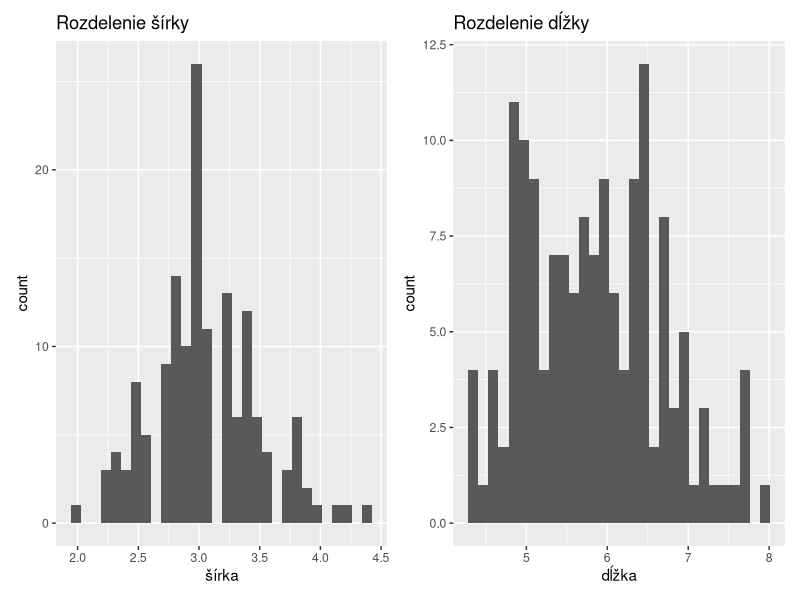

Write the R code that produced this figure. (Note: this script raises an error after producing the figure.)
install.packages("dplyr")
install.packages("ggplot2")
install.packages("patchwork")

library(dplyr)
library(ggplot2)
library(patchwork)

# Úloha 1: Načítanie údajov a premenovanie stĺpcov
dat <- datasets::iris %>%
    rename(šírka = Sepal.Width, dĺžka = Sepal.Length)



# Úloha 2: Histogramy rozdelenia pravdepodobnosti
p1 <- ggplot(dat, aes(x = šírka)) + geom_histogram(bins = 30) + ggtitle("Rozdelenie šírky") # počet stĺpcov 30
p2 <- ggplot(dat, aes(x = dĺžka)) + geom_histogram(bins = 30) + ggtitle("Rozdelenie dĺžky") # počet stĺpcov 30

(p1 | p2) + plot_layout()

# Úloha 3: Zmena priemerných hodnôt podľa druhov
group_dat <- dat %>%
  group_by(Species)

p4<-ggplot(group_dat,aes(x=Species,y= šírka,fill=Species))+geom_bar(stat = "summary", fun = "mean") + ggtitle("priemerná šírka podľa druhu")
p4<-ggplot(group_dat,aes(x=Species,y= dĺžka,fill=Species))+geom_bar(stat = "summary", fun = "mean") + ggtitle("priemerná dĺžka podľa druhu")

(p3 | p4)

# Úloha 4: Vzťah medzi šírkou a dĺžkou
p5 <- ggplot(dat, aes(x = šírka, y = dĺžka)) + geom_point() + ggtitle("Vzťah medzi šírkou a dĺžkou")

p5

# Úloha 5: Vzťah medzi šírkou a dĺžkou podľa relácií
p6 <- ggplot(dat, aes(x = šírka, y = dĺžka, color = Species)) + geom_point() + ggtitle("Vzťah medzi šírkou a dĺžkou podľa druhu") + theme(legend.position = "bottom") #vycentrovať symboly na grafe   
p6


# všetky grafy
wrap_plots(p1, p2, p3,p4,p5,p6,ncol=2)